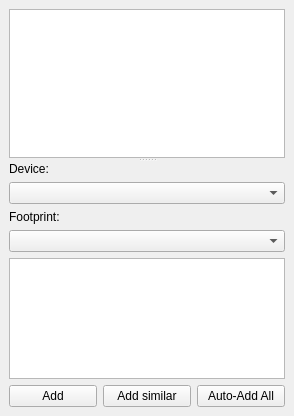
<?xml version="1.0" encoding="UTF-8"?>
<ui version="4.0">
 <class>librepcb::project::UnplacedComponentsDock</class>
 <widget class="QDockWidget" name="librepcb::project::UnplacedComponentsDock">
  <property name="geometry">
   <rect>
    <x>0</x>
    <y>0</y>
    <width>294</width>
    <height>416</height>
   </rect>
  </property>
  <property name="windowTitle">
   <string>Unplaced Components</string>
  </property>
  <widget class="QWidget" name="dockWidgetContents">
   <layout class="QVBoxLayout" name="verticalLayout_2">
    <item>
     <widget class="QSplitter" name="splitter">
      <property name="orientation">
       <enum>Qt::Vertical</enum>
      </property>
      <widget class="QListWidget" name="lstUnplacedComponents"/>
      <widget class="QWidget" name="layoutWidget">
       <layout class="QVBoxLayout" name="verticalLayout">
        <item>
         <widget class="QLabel" name="label">
          <property name="text">
           <string>Device:</string>
          </property>
         </widget>
        </item>
        <item>
         <widget class="QComboBox" name="cbxSelectedDevice"/>
        </item>
        <item>
         <widget class="QLabel" name="label_2">
          <property name="text">
           <string>Footprint:</string>
          </property>
         </widget>
        </item>
        <item>
         <widget class="QComboBox" name="cbxSelectedFootprint"/>
        </item>
        <item>
         <widget class="GraphicsView" name="graphicsView">
          <property name="verticalScrollBarPolicy">
           <enum>Qt::ScrollBarAlwaysOff</enum>
          </property>
          <property name="horizontalScrollBarPolicy">
           <enum>Qt::ScrollBarAlwaysOff</enum>
          </property>
         </widget>
        </item>
        <item>
         <layout class="QHBoxLayout" name="horizontalLayout">
          <item>
           <widget class="QPushButton" name="btnAdd">
            <property name="text">
             <string>Add</string>
            </property>
           </widget>
          </item>
          <item>
           <widget class="QPushButton" name="pushButton">
            <property name="text">
             <string>Add similar</string>
            </property>
           </widget>
          </item>
          <item>
           <widget class="QPushButton" name="btnAddAll">
            <property name="text">
             <string>Auto-Add All</string>
            </property>
           </widget>
          </item>
         </layout>
        </item>
       </layout>
      </widget>
     </widget>
    </item>
   </layout>
  </widget>
 </widget>
 <customwidgets>
  <customwidget>
   <class>GraphicsView</class>
   <extends>QGraphicsView</extends>
   <header location="global">librepcbcommon/graphics/graphicsview.h</header>
  </customwidget>
 </customwidgets>
 <resources/>
 <connections/>
</ui>
